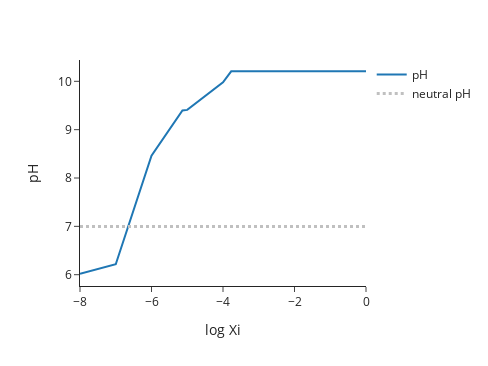

Notebook source saved alongside this figure:
### Markdown cell above
Plot pH as a function of reaction progress (Xi)

### Code cell
m.plot_pH()

### Figure 1 — Plotly figure (JSON) as saved in the notebook; plotly's stock layout.template omitted (floating-point values rounded to 4 significant figures)
{"data": [{"hovertemplate": "log Xi=%{x}<br>pH=%{y}<extra></extra>", "legendgroup": "", "line": {"color": "#1F77B4", "dash": "solid"}, "marker": {"symbol": "circle"}, "mode": "lines", "name": "pH", "orientation": "v", "showlegend": true, "type": "scatter", "x": [-Infinity, -8.0, -7.0, -6.0, -5.134, -5.0, -4.0, -3.77, -3.0, -2.0, -1.0, 0.0], "xaxis": "x", "y": [6.0, 6.018, 6.217, 8.462, 9.396, 9.409, 9.981, 10.21, 10.21, 10.21, 10.21, 10.21], "yaxis": "y"}, {"hovertemplate": "log Xi: %{x}<br>pH: %{y}<extra></extra>", "line": {"color": "silver", "dash": "dot", "width": 3}, "mode": "lines", "name": "neutral pH", "showlegend": true, "type": "scatter", "x": [-Infinity, -8.0, -7.0, -6.0, -5.134, -5.0, -4.0, -3.77, -3.0, -2.0, -1.0, 0.0], "y": [6.997, 6.997, 6.997, 6.997, 6.997, 6.997, 6.997, 6.997, 6.997, 6.997, 6.997, 6.997]}], "layout": {"height": 366, "legend": {"tracegroupgap": 0}, "margin": {"t": 60}, "showlegend": true, "width": 488, "xaxis": {"anchor": "y", "autorange": true, "domain": [0, 1], "range": [-8, 0], "title": {"text": "log Xi"}, "type": "linear"}, "yaxis": {"anchor": "x", "autorange": true, "domain": [0, 1], "range": [5.766, 10.44], "title": {"text": "pH"}, "type": "linear"}}}
